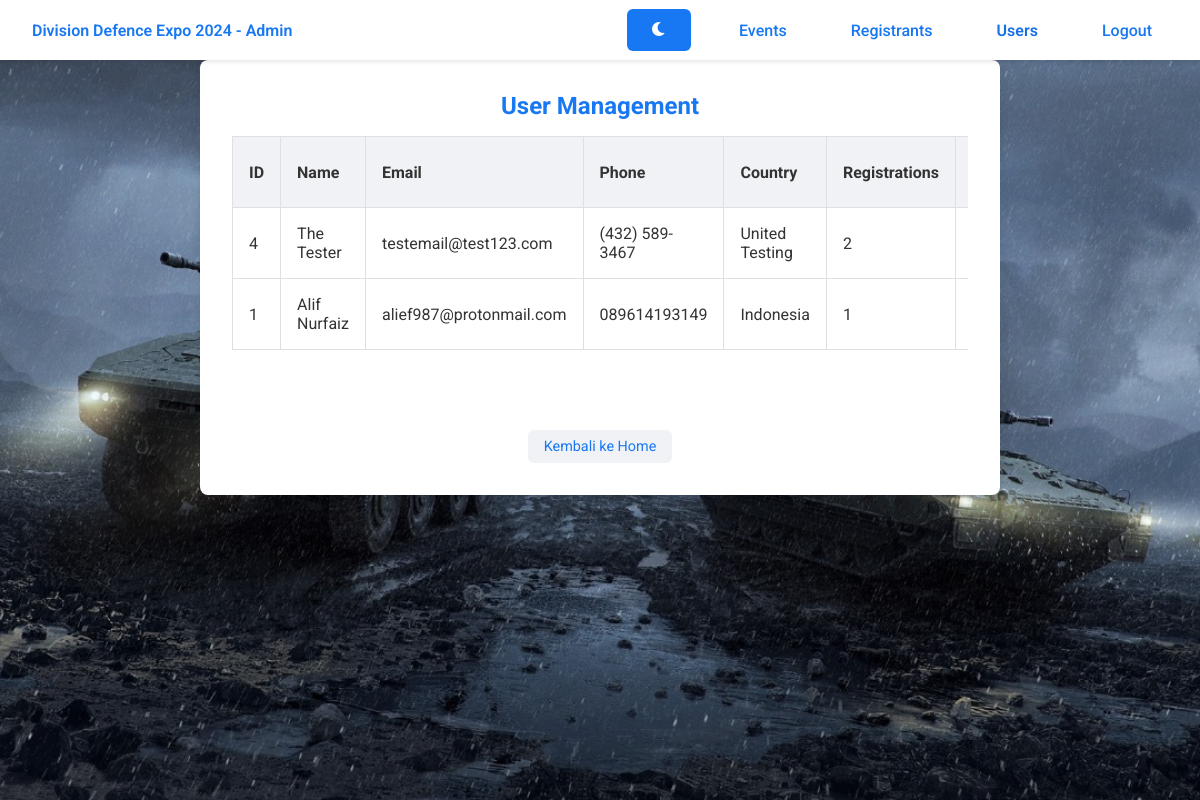
Page /userslist.php (signed in) on the earlier database version.
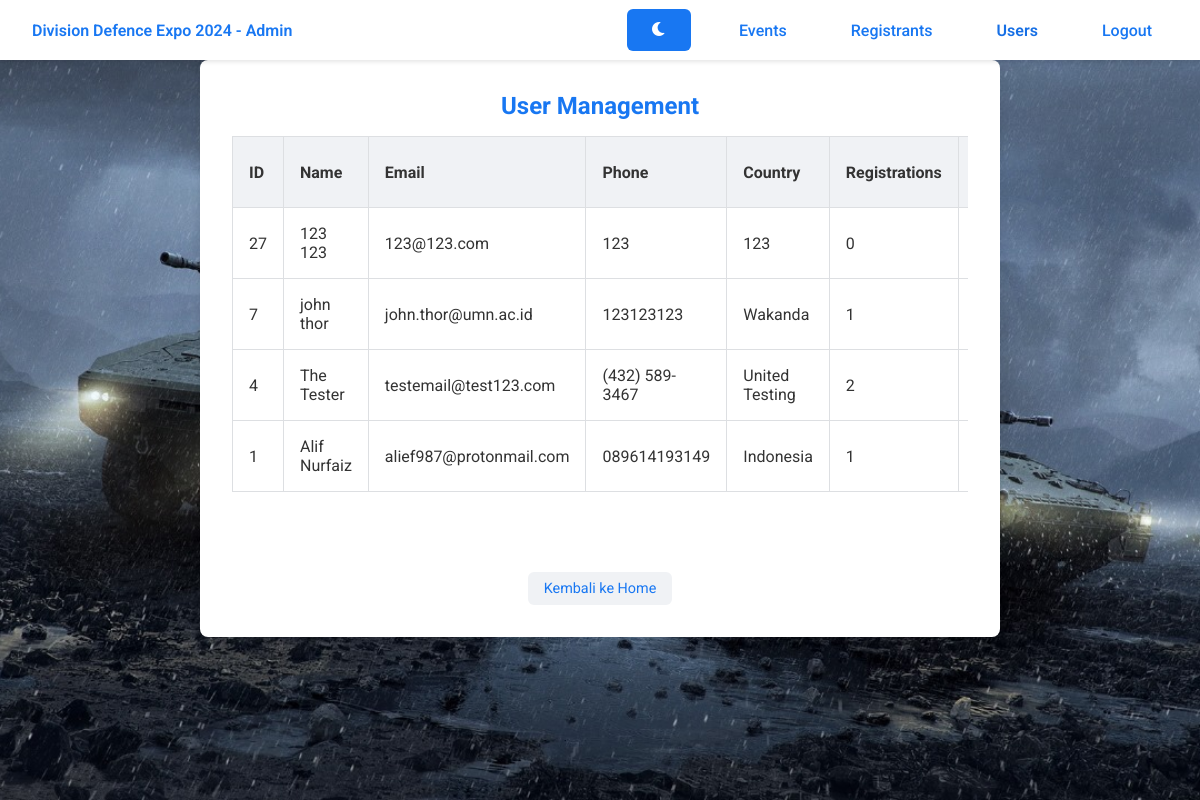
Same page on the later database version.
### tables this page shows
CREATE TABLE `users` (
  `id` int(11) NOT NULL,
  `email` varchar(255) NOT NULL,
  `password` varchar(255) NOT NULL,
  `is_admin` tinyint(1) NOT NULL DEFAULT 0,
  `first_name` varchar(50) DEFAULT NULL,
  `last_name` varchar(50) DEFAULT NULL,
  `phone_number` varchar(20) DEFAULT NULL,
  `country` varchar(100) DEFAULT NULL,
  `profile_completed` tinyint(1) DEFAULT 0,
  `failed_login_attempts` int(11) DEFAULT 0,
  `lockout_time` datetime DEFAULT NULL,
  `recovery_question` varchar(255) NOT NULL,
  `recovery_answer` varchar(255) NOT NULL,
  `recovery_question_2` varchar(255) DEFAULT NULL,
  `recovery_answer_2` varchar(255) DEFAULT NULL
);

### userslist.php (the view, shortened to what this page needs)
<?php
require_once 'db_config.php';
$stmt = $pdo->query("
    SELECT
        u.*,
        COUNT(r.id) as registration_count
    FROM users u
    LEFT JOIN registrations r ON u.id = r.user_id
    WHERE u.is_admin = 0
    GROUP BY u.id
    ORDER BY u.id DESC
");
$users = $stmt->fetchAll();
?>
<!DOCTYPE html>
<html lang="en">
<head>
    <link rel="stylesheet" href="styles.css">
    <link rel="stylesheet" href="https://cdnjs.cloudflare.com/ajax/libs/font-awesome/6.0.0/css/all.min.css">
</head>
<body>
    <?php include 'navbar-admin.php'; ?>
    <div class="header">
    <div class="container">
        <h2>User Management</h2>
        <div class="table-container">
            <table>
                <thead>
                    <tr>
                        <th>ID</th>
                        <th>Name</th>
                        <th>Email</th>
                        <th>Phone</th>
                        <th>Country</th>
                        <th>Registrations</th>
                        <th>Profile Status</th>
                    </tr>
                </thead>
                <tbody>
                    <?php foreach ($users as $user): ?>
                        <tr>
                            <td><?php echo $user['id']; ?></td>
                            <td><?php echo $user['first_name'] ? htmlspecialchars($user['first_name'] . ' ' . $user['last_name']) : 'Not set'; ?></td>
                            <td><?php echo htmlspecialchars($user['email']); ?></td>
                            <td><?php echo $user['phone_number'] ? htmlspecialchars($user['phone_number']) : 'Not set'; ?></td>
                            <td><?php echo $user['country'] ? htmlspecialchars($user['country']) : 'Not set'; ?></td>
                            <td><?php echo $user['registration_count']; ?></td>
                            <td><?php echo $user['profile_completed'] ? 'Complete' : 'Incomplete'; ?></td>
                        </tr>
                    <?php endforeach; ?>
                </tbody>
            </table>
        </div>
        <a href="index.php" class="back-btn">Kembali ke Home</a>
    </div>
</div>
</body>
</html>

### navbar-admin.php (shortened to what this page needs)
<?php
$current_page = basename($_SERVER['PHP_SELF']);
?>
<link rel="stylesheet" href="styles.css">
<link rel="stylesheet" href="https://cdnjs.cloudflare.com/ajax/libs/font-awesome/6.0.0/css/all.min.css">
<nav class="navbar">
    <div class="navbar-logo">
        <span>Division Defence Expo 2024 - Admin</span>
    </div>
    <div class="navbar-links" id="navbarLinks">
        <button id="toggleDarkModeAdmin" class="theme-toggle" aria-label="Toggle Dark Mode">
            <i id="theme-icon-admin" class="fas fa-moon"></i>
        </button>
        <a href="admin.php" class="<?php echo ($current_page == 'admin.php') ? 'active' : ''; ?>">Events</a>
        <a href="registrants.php" class="<?php echo ($current_page == 'registrants.php') ? 'active' : ''; ?>">Registrants</a>
        <a href="userslist.php" class="<?php echo ($current_page == 'userslist.php') ? 'active' : ''; ?>">Users</a>
        <a href="login.php?action=logout">Logout</a>
    </div>
</nav>

### styles.css (style rules this page uses)
.header { background-image: url('images/Epic_Tank.jpg'); min-height: 100vh; background-attachment: fixed; background-position: center; background-repeat: no-repeat; background-size: cover; padding-top: 60px; position: relative; z-index: 1; }
* { margin: 0; padding: 0; box-sizing: border-box; }
body { font-family: 'Roboto', sans-serif; background-color: #f7f9fc; color: #333; margin: 0; padding: 0; min-height: 100vh; position: relative; }
.container { background-color: #ffffff; padding: 2rem; border-radius: 8px; box-shadow: 0 0 10px rgba(0, 0, 0, 0.1); width: 100%; max-width: 800px; margin: 0 auto; text-align: center; }
h1, h2, h3, h4 { color: #1877f2; margin-bottom: 1rem; }
button { background-color: #1877f2; color: #ffffff; border: none; padding: 0.75rem 1.5rem; border-radius: 6px; font-size: 1rem; cursor: pointer; transition: background-color 0.3s; }
table { width: 100%; border-collapse: collapse; margin-bottom: 2rem; }
th, td { border: 1px solid #dddfe2; padding: 0.5rem; text-align: left; }
th { background-color: #f0f2f5; font-weight: bold; }
.back-btn { display: inline-block; background-color: #f0f2f5; color: #1877f2; text-decoration: none; padding: 0.5rem 1rem; border-radius: 6px; font-size: 0.9rem; margin-top: 1rem; transition: background-color 0.3s; }
.navbar { background-color: #ffffff; box-shadow: 0 2px 4px rgba(0, 0, 0, 0.1); padding: 1rem 2rem; position: fixed; top: 0; left: 0; right: 0; z-index: 1000; display: flex; justify-content: space-between; align-items: center; height: 60px; }
.navbar-logo { display: flex; align-items: center; }
.navbar-logo span { color: #1877f2; font-weight: 600; }
.navbar-links { display: flex; gap: 2rem; align-items: center; }
.navbar-links a { color: #1877f2; text-decoration: none; font-weight: 500; transition: color 0.3s; padding: 0.5rem 1rem; }
.navbar-links a.active { color: #166fe5; font-weight: 600; }
.table-container { overflow-x: auto; margin-bottom: 2rem; }
table { min-width: 800px; background-color: #ffffff; }
th { background-color: #f0f2f5; font-weight: bold; text-align: left; padding: 1rem; }
td { padding: 1rem; border-bottom: 1px solid #dddfe2; }

Differences in the rows shown:
added users: id "27", first_name+last_name "123 123", email "123@123.com", phone_number "123", country "123", registration_count "0"
added users: id "7", first_name+last_name "john thor", email "john.thor@umn.ac.id", phone_number "123123123", country "Wakanda", registration_count "1"
